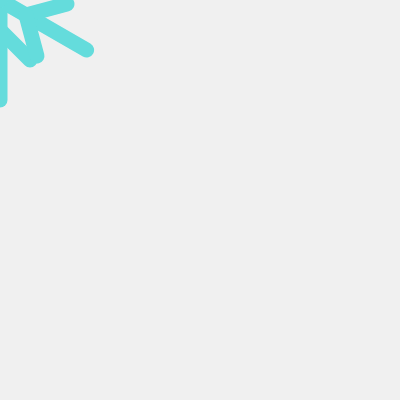
Frame 1 (no input)
Frame 60 (no input): identical to frame 1, image omitted
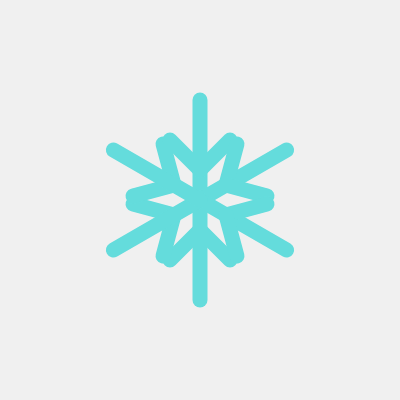
Frame 120 (the mouse pressed at the canvas centre since frame 60)

The p5.js sketch that drew these frames (run headless with seeded random() and noise() and a simulated clock; from frame 60 on, the mouse is pressed at the canvas centre):

// p5.js sketch
// ── sketch.js
let NUM = 6;

function setup() {
  createCanvas(400, 400);
}

function drawSnow01(x, y) {
  strokeWeight(15);
  stroke(100, 220, 220);

  push();
  {
    translate(x, y);

    for (let i = 0; i < NUM; i++) {
      push();
      {
        rotate(i * TWO_PI / NUM);
        line(0, 0, 0, -100);
        line(0, 30, 30, 60);
        line(0, 30, -30, 60);
      }
      pop();
    }
  }
  pop();
}

function draw() {
  background(240);

  drawSnow01(mouseX, mouseY);
}
